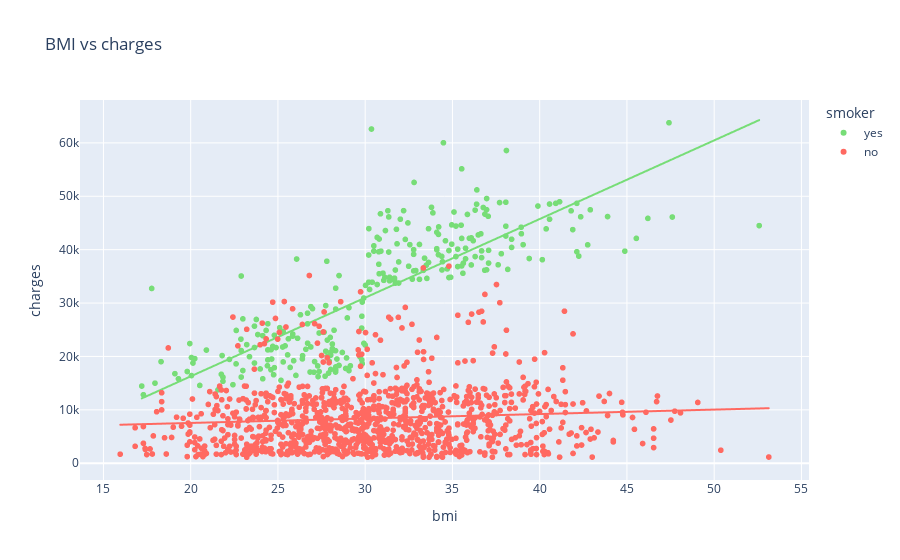

The notebook cell this image was saved under:
### Markdown cell above
### ¿El precio del seguro médico para los fumadores es mayor?

### Code cell
scater_plot("bmi","BMI vs charges",{"yes":"#77dd77","no":"#ff6961"})

### Figure 1 — Plotly figure (JSON) as saved in the notebook; plotly's stock layout.template omitted (floating-point values rounded to 4 significant figures; data arrays with more than 128 entries replaced by an {"elided": "..."} marker saying what was removed)
{"data": [{"hovertemplate": "smoker=yes<br>bmi=%{x}<br>charges=%{y}<extra></extra>", "legendgroup": "yes", "marker": {"color": "#77dd77", "symbol": "circle"}, "mode": "markers", "name": "yes", "showlegend": true, "type": "scattergl", "x": {"elided": "274 float values"}, "xaxis": "x", "y": {"elided": "274 float values"}, "yaxis": "y"}, {"hovertemplate": "<b>OLS trendline</b><br>charges = 1473.11 * bmi + -13186.6<br>R<sup>2</sup>=0.650411<br><br>smoker=yes<br>bmi=%{x}<br>charges=%{y} <b>(trend)</b><extra></extra>", "legendgroup": "yes", "marker": {"color": "#77dd77", "symbol": "circle"}, "mode": "lines", "name": "yes", "showlegend": false, "type": "scattergl", "x": {"elided": "274 float values"}, "xaxis": "x", "y": {"elided": "274 float values"}, "yaxis": "y"}, {"hovertemplate": "smoker=no<br>bmi=%{x}<br>charges=%{y}<extra></extra>", "legendgroup": "no", "marker": {"color": "#ff6961", "symbol": "circle"}, "mode": "markers", "name": "no", "showlegend": true, "type": "scattergl", "x": {"elided": "1064 float values"}, "xaxis": "x", "y": {"elided": "1064 float values"}, "yaxis": "y"}, {"hovertemplate": "<b>OLS trendline</b><br>charges = 83.3506 * bmi + 5879.42<br>R<sup>2</sup>=0.007062<br><br>smoker=no<br>bmi=%{x}<br>charges=%{y} <b>(trend)</b><extra></extra>", "legendgroup": "no", "marker": {"color": "#ff6961", "symbol": "circle"}, "mode": "lines", "name": "no", "showlegend": false, "type": "scattergl", "x": {"elided": "1064 float values"}, "xaxis": "x", "y": {"elided": "1064 float values"}, "yaxis": "y"}], "layout": {"legend": {"title": {"text": "smoker"}, "tracegroupgap": 0}, "title": {"text": "BMI vs charges"}, "xaxis": {"anchor": "y", "domain": [0, 1], "title": {"text": "bmi"}}, "yaxis": {"anchor": "x", "domain": [0, 1], "title": {"text": "charges"}}}}
